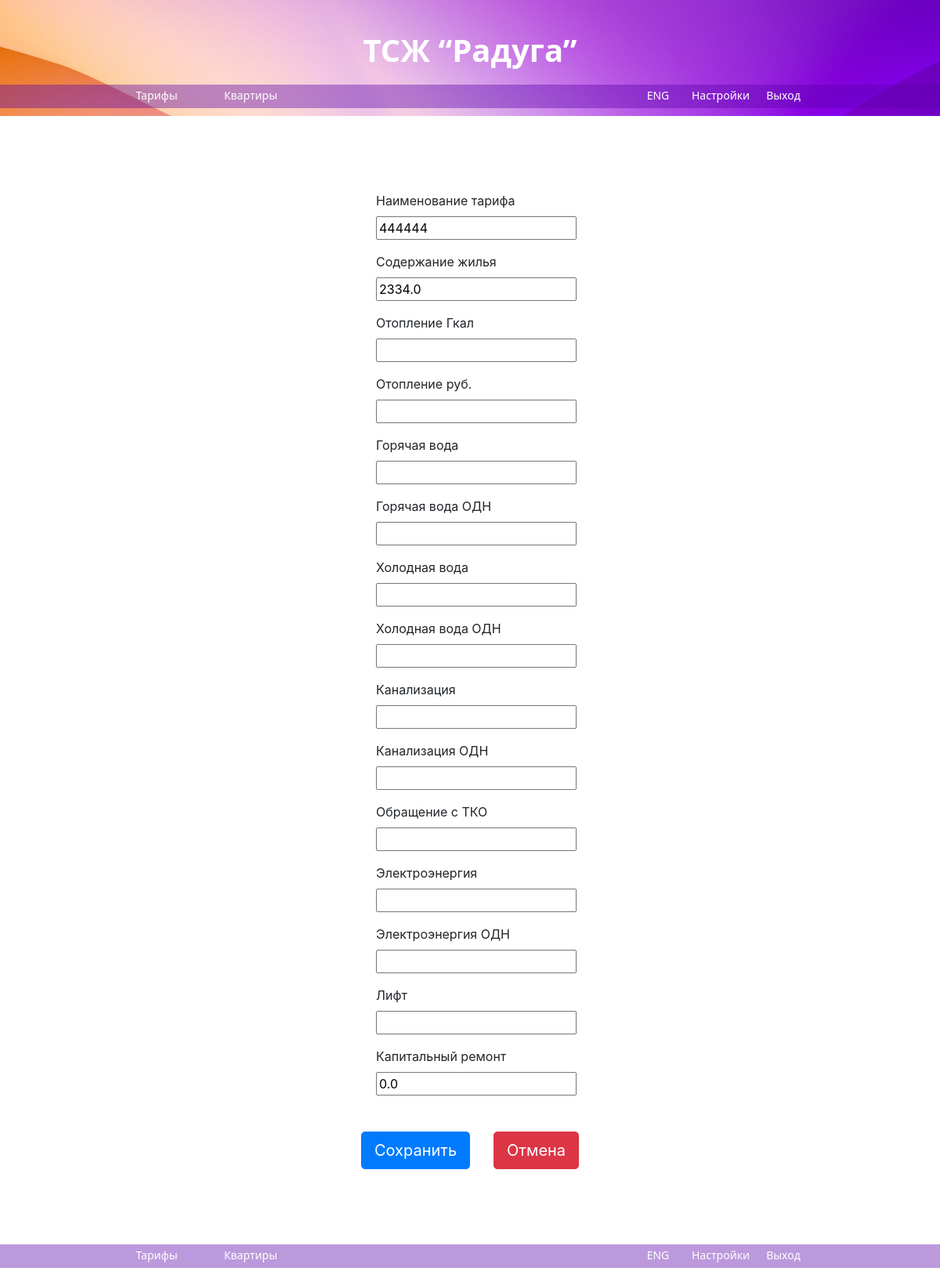
Screenshot of /tariff/7/update/ (signed in) with the database file from the repository.
### tariff/models.py (models this page shows, shortened)
class Tariff(models.Model):
    name = models.CharField(max_length=200)
    maintenance = models.FloatField(null=True, blank=True)
    heating = models.FloatField(null=True, blank=True)
    heating_rub = models.FloatField(null=True, blank=True)
    hot_water = models.FloatField(null=True, blank=True)
    hot_water_odn = models.FloatField(null=True, blank=True)
    cold_water = models.FloatField(null=True, blank=True)
    cold_water_odn = models.FloatField(null=True, blank=True)
    sewage = models.FloatField(null=True, blank=True)
    sewage_odn = models.FloatField(null=True, blank=True)
    solid_waste = models.FloatField(null=True, blank=True)
    electricity = models.FloatField(null=True, blank=True)
    lift = models.FloatField(null=True, blank=True)
    electricity_odn = models.FloatField(null=True, blank=True)
    capital_repair = models.FloatField(null=True, blank=True, default=0)
    class Meta:
        verbose_name = 'tariff'
        verbose_name_plural = 'tariffs'

### tariff/views.py (the view)
# urls.py: path('<int:pk>/update/', TariffUpdateView.as_view(), name='tariff_update'),
class TariffUpdateView(TariffBaseView, TitleMixin, UpdateView):
    template_name = 'tariff/edit.html'
    title = 'Редактировать тариф'

### common/views.py (called while the page is built)
    def get_context_data(self, **kwargs):
        context = super(TitleMixin, self).get_context_data(**kwargs)
        context['title'] = self.title
        return context

### tariff/templates/tariff/edit.html (shortened to what this page needs)
{% extends 'main/base.html' %}
{% block content %}
<div class="container d-flex justify-content-center mt-5" style="width: 25%;">
    <div class="col mt-5">
        <form action="" method="post">
            <div class="form-group">
                <label for="{{ form.name.id_for_label }}">Наименование тарифа</label>
                {{ form.name }}
              </div>
              <div class="form-group">
                <label for="{{ form.maintenance.id_for_label }}">Содержание жилья</label>
                {{ form.maintenance }}
              </div>
              <div class="form-group">
                <label for="{{ form.heating.id_for_label }}">Отопление Гкал</label>
                {{ form.heating }}
              </div>
              <div class="form-group">
                <label for="{{ form.heating_rub.id_for_label }}">Отопление руб.</label>
                {{ form.heating_rub }}
              </div>
              <div class="form-group">
                <label for="{{ form.hot_water.id_for_label }}">Горячая вода</label>
                {{ form.hot_water }}
              </div>
              <div class="form-group">
                <label for="{{ form.hot_water_odn.id_for_label }}">Горячая вода ОДН</label>
                {{ form.hot_water_odn }}
              </div>
              <div class="form-group">
                <label for="{{ form.cold_water.id_for_label }}">Холодная вода</label>
                {{ form.cold_water }}
              </div>
              <div class="form-group">
                <label for="{{ form.cold_water_odn.id_for_label }}">Холодная вода ОДН</label>
                {{ form.cold_water_odn }}
              </div>
              <div class="form-group">
                <label for="{{ form.sewage.id_for_label }}">Канализация</label>
                {{ form.sewage }}
              </div>
              <div class="form-group">
                <label for="{{ form.sewage_odn.id_for_label }}">Канализация ОДН</label>
                {{ form.sewage_odn }}
              </div>
              <div class="form-group">
                <label for="{{ form.solid_waste.id_for_label }}">Обращение с ТКО</label>
                {{ form.solid_waste }}
              </div>
              <div class="form-group">
                <label for="{{ form.electricity.id_for_label }}">Электроэнергия</label>
                {{ form.electricity }}
              </div>
              <div class="form-group">
                <label for="{{ form.electricity_odn.id_for_label }}">Электроэнергия ОДН</label>
                {{ form.electricity_odn }}
              </div>
              <div class="form-group">
                <label for="{{ form.lift.id_for_label }}">Лифт</label>
                {{ form.lift }}
              </div>
              <div class="form-group">
                <label for="{{ form.capital_repair.id_for_label }}">Капитальный ремонт</label>
                {{ form.capital_repair }}
              </div>
            <div class="container d-flex justify-content-center" style="width: 10%;">
                <input type="submit" class="btn btn-primary btn-lg" value="Сохранить" style="margin-right: 30px; margin-top: 30px;">
                <input type="submit" class="btn btn-danger btn-lg" style="margin-top: 30px;" onclick="window.location='{% url 'tariff:tariff_list' %}'; return false;" value="Отмена">
            </div>
        </form>
    </div>
</div>
{% endblock %}

### rows the page displays
Tariff: name "444444", maintenance "2334.0", capital_repair "0.0"
